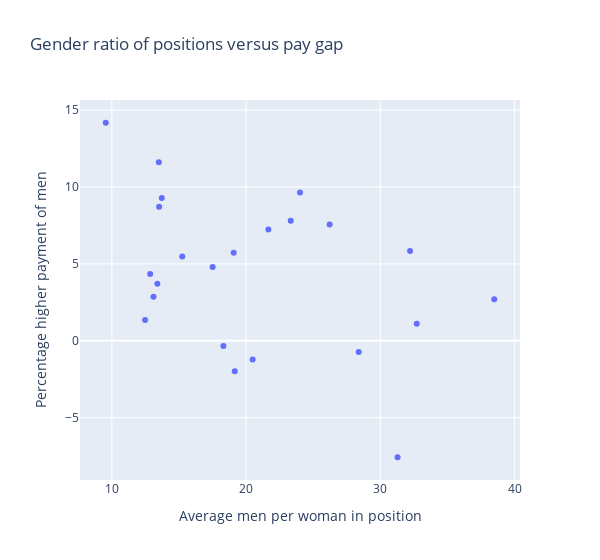

The notebook cell this image was saved under:
### Code cell
%run gender_devtype.ipynb

### Figure 1 — Plotly figure (JSON) as saved in the notebook; plotly's stock layout.template omitted (floating-point values rounded to 4 significant figures)
{"data": [{"customdata": [["Data scientist or machine learning specialist"], ["Engineer, data"], ["Developer, front-end"], ["Student"], ["Developer, full-stack"], ["Developer, back-end"], ["Developer, mobile"], ["Developer, embedded applications or devices"], ["Engineer, site reliability"], ["Developer, desktop or enterprise applications"], ["Educator or academic"], ["DevOps specialist"], ["Database administrator"], ["Developer, QA or test"], ["Designer"], ["System administrator"], ["Engineering manager"], ["Data or business analyst"], ["Senior Executive (C-Suite, VP, etc.)"], ["Product manager"], ["Developer, game or graphics"], ["Marketing or sales professional"], ["Scientist"]], "hovertemplate": "Position=%{customdata[0]}<extra></extra>", "legendgroup": "", "marker": {"color": "#636efa", "symbol": "circle"}, "mode": "markers", "name": "", "orientation": "v", "showlegend": false, "type": "scatter", "x": [13.1, 19.15, 13.39, 12.47, 18.31, 19.07, 17.51, 26.22, 31.28, 23.32, 12.86, 32.71, 24.01, 13.5, 13.52, 32.21, 28.39, 13.72, 38.48, 20.48, 21.66, 9.545, 15.24], "xaxis": "x", "y": [2.858, -1.989, 3.708, 1.342, -0.3499, 5.722, 4.789, 7.562, -7.58, 7.804, 4.341, 1.098, 9.634, 11.61, 8.706, 5.839, -0.7395, 9.275, 2.704, -1.225, 7.227, 14.18, 5.484], "yaxis": "y"}], "layout": {"legend": {"tracegroupgap": 0}, "title": {"text": "Gender ratio of positions versus pay gap"}, "width": 600, "xaxis": {"anchor": "y", "domain": [0, 1], "title": {"text": "Average men per woman in position"}}, "yaxis": {"anchor": "x", "domain": [0, 1], "title": {"text": "Percentage higher payment of men"}}}}
